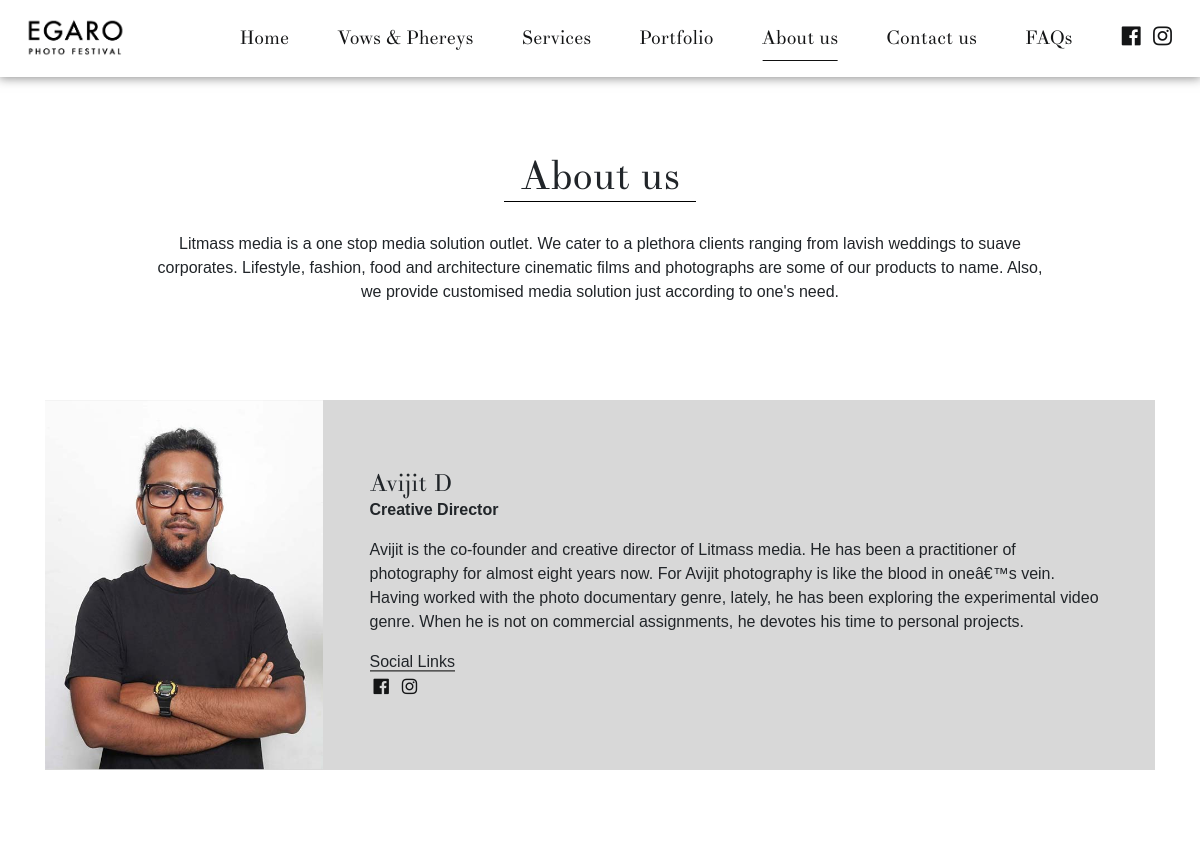
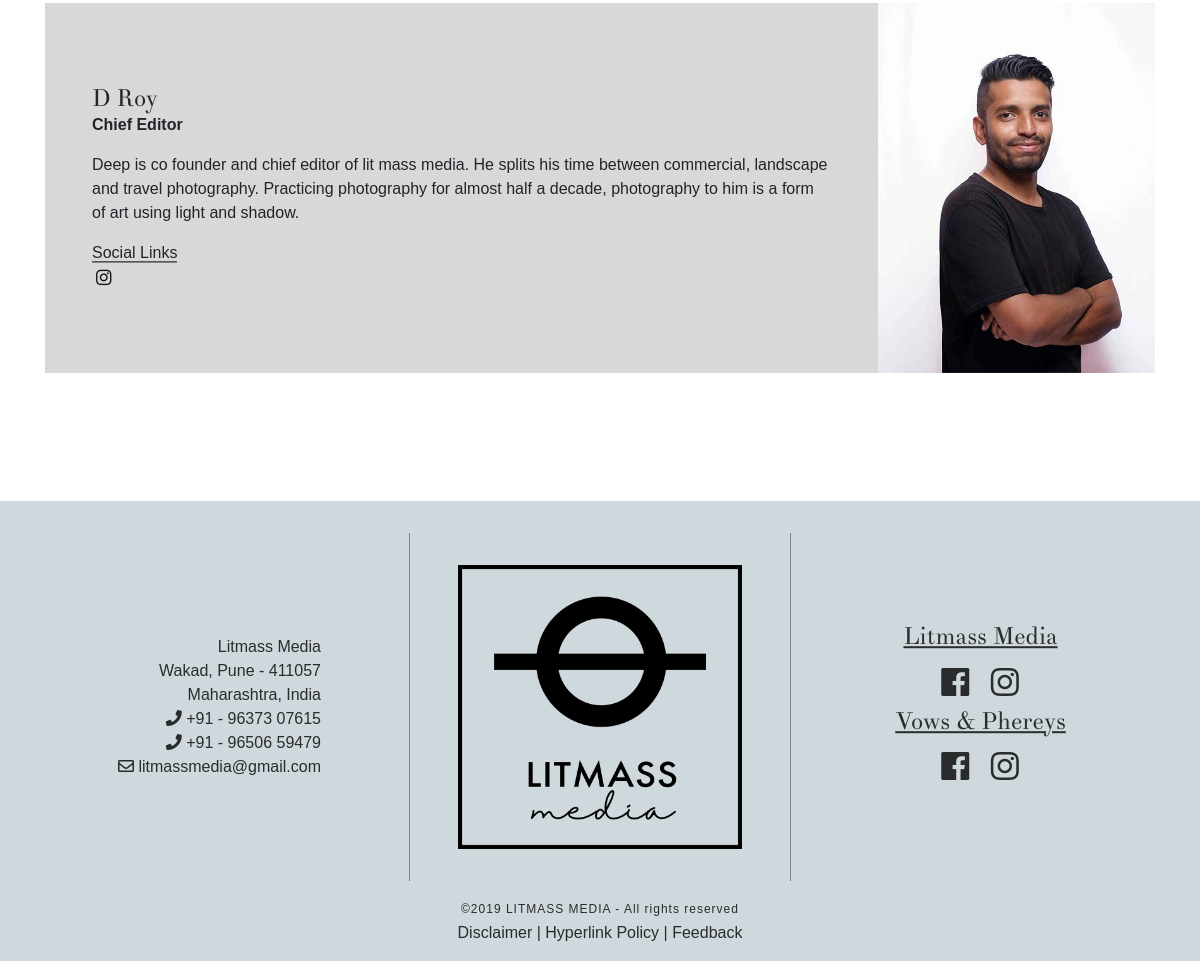
Page /about.php on the committed database (2 pictures, top to bottom).
### tables this page shows
CREATE TABLE IF NOT EXISTS `text_about` (
  `serial` tinyint(2) NOT NULL AUTO_INCREMENT,
  `about` varchar(5000) NOT NULL,
  `abhi` varchar(5000) NOT NULL,
  `deep` varchar(5000) NOT NULL,
  PRIMARY KEY (`serial`)
);

### about.php (the view, shortened to what this page needs)
<?php
    require_once("common/common.php");
    require_once("config/db-config.php");
    $query = "SELECT `about`, `abhi`, `deep` FROM `text_about`";
    $result = mysqli_query($conn, $query);
    $row = mysqli_fetch_array($result, MYSQLI_ASSOC);
?>
<!DOCTYPE html>
<html>
    <head>
        <?= $head ?>
        <link rel="stylesheet" href="assets/css/about.css" />
    </head>
    <body class="">
        <?= $header ?>
        <main>
            <div class="pad-v-5 block container">
                <h1><span class="pad-h-1 b-b-black">About us</span></h1>
                <p class="content-w-80"><?= $row['about'] ?></p>
                <div class="pad-t-5 container">
                    <div class="row flex-row colored-block">
                        <div class="col-12 col-md-4 col-lg-3 no-pad">
                            <div class="img-container relative-middle">
                                <img src="<?= __ROOT__ ?>images/about/1.jpg" class="img-res" alt="Products">
                            </div>
                        </div>
                        <div class="col-12 col-md-8 col-lg-9">
                            <div class="content-block relative-middle pad-h-2">
                                <h4 class="no-mar">Avijit D</h4>
                                <p class="font-weight-bold">Creative Director</p>
                                <p>
                                    <?= $row['abhi'] ?>
                                </p>
                                <p>
                                    <div class="social-container">
                                        <span class="b-b-black">Social Links</span><br />
                                        <a href='https://www.facebook.com/Oviedev' target="_blank">
                                            <i class='fab fa-facebook'></i>
                                        </a><a href='https://www.instagram.com/focusonavijit' target="_blank">
                                            <i class='fab fa-instagram'></i>
                                        </a>
                                    </div>
                                </p>
                            </div>
                        </div>
                    </div>
                </div>
                <div class="pad-t-5 container">
                    <div class="row flex-row-reverse colored-block">
                        <div class="col-12 col-md-4 col-lg-3 no-pad">
                            <div class="img-container relative-middle">
                                <img src="<?= __ROOT__ ?>images/about/2.jpg" class="img-res" alt="Products">
                            </div>
                        </div>
                        <div class="col-12 col-md-8 col-lg-9">
                            <div class="content-block relative-middle pad-h-2">
                                <h4 class="no-mar">D Roy</h4>
                                <p class="font-weight-bold">Chief Editor</p>
                                <p>
                                    <?= $row['deep'] ?>
                                </p>
                                <p>
                                    <div class="social-container">
                                        <span class="b-b-black">Social Links</span><br />
                                        <a href='https://www.instagram.com/deep.roy04' target="_blank">
                                            <i class='fab fa-instagram'></i>
                                        </a>
                                    </div>
                                </p>
                            </div>
                        </div>
                    </div>
                </div>
            </div>
        </main>
        <?= $footer ?>
    </body>
</html>

### assets/css/common.css (style rules this page uses)
:root { --font-1: TheanoDidot-Regular, serif; --font-2: GlacialIndifference-Regular, sans-serif; font-size: 16px; }
html, body { font-family: var(--font-2); }
nav, h1, h2, h3, h4, h5, h6 { font-family: var(--font-1); }
body { word-wrap: break-word; height: 100%; }
.pad-h-1 { padding: 0 1rem; }
.pad-h-2 { padding: 0 2rem; }
.relative-middle { position: relative; top: 50%; transform: translateY(-50%); }
.b-b-black { border-bottom: 1px solid #000; }
.pad-v-5 { padding-top: 5rem; padding-bottom: 5rem; }
.no-mar { margin: 0 !important; }
.pad-t-5 { padding-top: 5rem; }
.no-pad { padding: 0; }
.social-container a { color: #141516; font-size: 1.1rem; margin: 0 0.25rem; }
.img-res { width: 100%; height: auto; }
.colored-block { background-color: rgba(200, 200, 200, 0.7); }
h1, h2 { text-align: center; margin-bottom: 2rem; }
.content-w-80 { padding: 0 10%; text-align: center; }

### rows in the picture
text_about: about "Litmass media is a one stop media solution outlet. We cater to a plethora clients ranging from lavish weddings to suave corporates. Lifestyle, fashion, food and architecture cinematic films and photographs are some of our products to name. Also, we provide customised media solution just according to one's need.", abhi "Avijit is the co-founder and creative director of Litmass media. He has been a practitioner of photography for almost eight years now. For Avijit photography is like the blood in oneâ€™s vein. Having worked with the photo documentary genre, lately, he has been exploring the experimental video genre. When he is not on commercial assignments, he devotes his time to personal projects.", deep "Deep is co founder and chief editor of lit mass media. He splits his time between commercial, landscape and travel photography. Practicing photography for almost half a decade, photography to him is a form of art using light and shadow."
